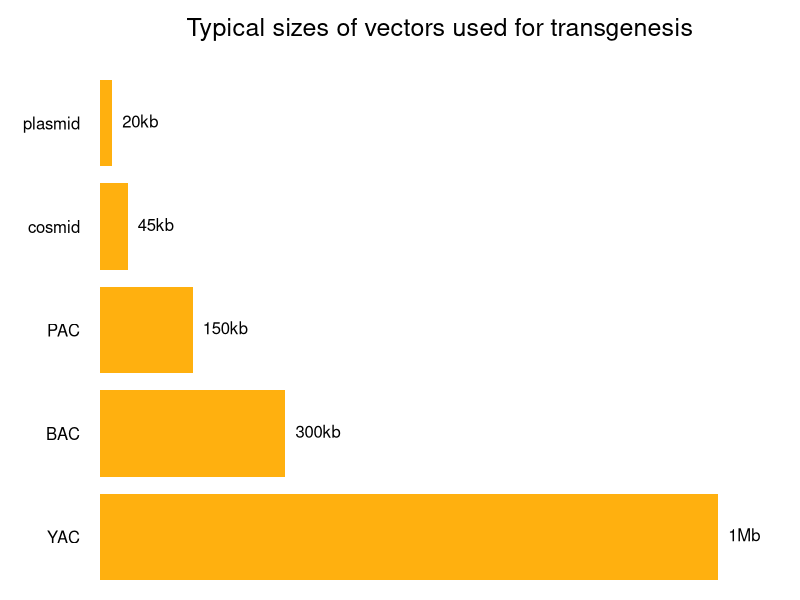
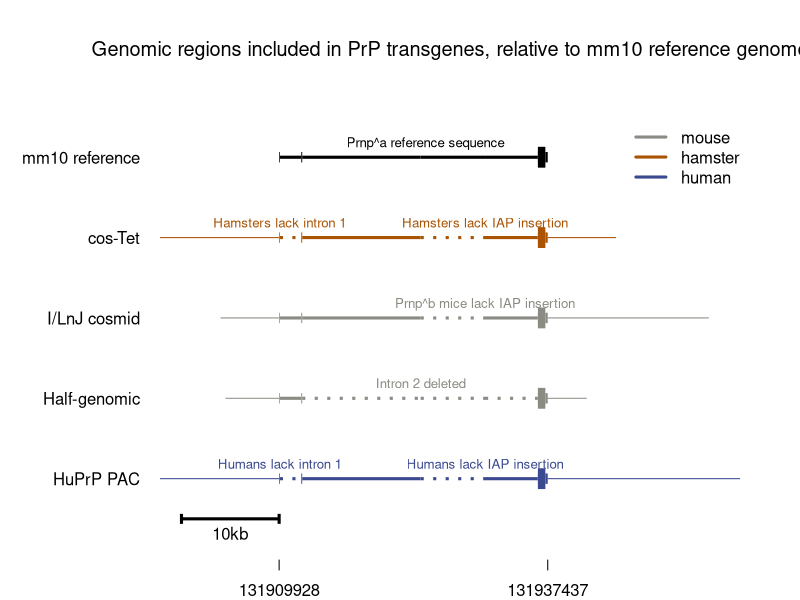

R code for these plots, in order:

plasmid =   20000
cosmid  =   45000
PAC     =  150000
BAC     =  300000
YAC     = 1000000

constructs = cbind(plasmid,cosmid,PAC,BAC,YAC)[1,]

par(mar=c(0,5,3,1))
barplot(rev(constructs),names.arg=NA,horiz=TRUE,col='#FFB00F',border=NA,axes=FALSE,
        xlim=c(0,1100000))
mtext(side=3,line=1,text='Typical sizes of vectors used for transgenesis',cex=1.5)
axis(side=2,at=(1:5)*1.2-.5,labels=rev(names(constructs)),las=1,lwd.ticks=0,lwd=0)
text(x=rev(constructs),y=(1:5)*1.2-.5,labels=c("1Mb","300kb","150kb","45kb","20kb"),pos=4)

nonts = 1
intron = 3
utr = 10
coding = 20

# chr2:131909928-131938436
mo_prnp_tss = 131909928
exon_lengths = c(76,98,2017)  
exon_starts = c(0,2267,26492)
cds_start = 26501
cds_end = 27266

hgstart = -5500 # Fischer 1996
hgend = exon_starts[3]+exon_lengths[3]+3000 # Fischer 1996
iapend = exon_starts[3]-5404 # Lee 1998
iapstart = iapend-6593 # Lee 1998
ilnjstart = -6000
ilnjend = exon_starts[3]+exon_lengths[3]+15500 # Westaway 1991
costetstart = -24000
costetend = exon_starts[3]+exon_lengths[3]+6000
pacstart = -40000 # just a guess
pacend = 70000 # just a guess

# colors by species
mouse = '#8B8B83'
hamster = '#AA5303'
human = '#3B4990'

# points for lines
breaks = sort(c(exon_starts,exon_starts+exon_lengths))
lwds = c(utr,intron,utr,intron,utr,coding,utr)
exon1start = 0
exon1end = 76
exon2start = 2267
exon2end = 2365
exon3start = 26492
cdsstart = 26501
cdsend = 27266
exon3end = 27509
breaks = c(exon1start,exon1end,exon2start,exon2end,exon3start,cdsstart,cdsend,exon3end)


png('~/d/j/cureffi/media/2014/11/transgene-comparison.png',width=750,height=300)
par(mar=c(2,8,5,3))
plot(NA,NA,xlim=c(mo_prnp_tss-10000,mo_prnp_tss+45000),ylim=c(0.2,5.5),axes=FALSE,xlab='',ylab='')
axis(side=2,at=1:5,labels=c("HuPrP PAC","Half-genomic","I/LnJ cosmid","cos-Tet","mm10 reference"),lwd=0,lwd.ticks=0,las=1)
axis(side=1,at=c(mo_prnp_tss,mo_prnp_tss+exon3end),labels=c(mo_prnp_tss,mo_prnp_tss+exon3end),lwd=0,lwd.ticks=1)
breaks = c(exon1start,exon1end,exon2start,exon2end,iapstart,iapend,exon3start,cdsstart,cdsend,exon3end)
lwds=c(utr,intron,utr,intron,intron,intron,utr,coding,utr)
for (i in 1:(length(breaks)-1)) {
  points(mo_prnp_tss+breaks[i:(i+1)],rep(5,2),type='l',lwd=lwds[i],lend=1)
}

# cosTet
breaks = c(costetstart,exon1start,exon1end,exon2start,exon2end,iapstart,iapend,exon3start,cdsstart,cdsend,exon3end,costetend)
lwds=c(nonts,utr,intron,utr,intron,intron,intron,utr,coding,utr,nonts)
ltys=c(1,1,3,1,1,3,1,1,1,1,1)
cols=rep(hamster,11)
for (i in 1:(length(breaks)-1)) {
  points(mo_prnp_tss+breaks[i:(i+1)],rep(4,2),type='l',lwd=lwds[i],lend=1,lty=ltys[i],col=cols[i])
}

# I/LnJ cosmid
breaks = c(ilnjstart,exon1start,exon1end,exon2start,exon2end,iapstart,iapend,exon3start,cdsstart,cdsend,exon3end,ilnjend)
lwds=c(nonts,utr,intron,utr,intron,intron,intron,utr,coding,utr,nonts)
ltys=c(1,1,1,1,1,3,1,1,1,1,1)
cols=rep(mouse,11)
for (i in 1:(length(breaks)-1)) {
  points(mo_prnp_tss+breaks[i:(i+1)],rep(3,2),type='l',lwd=lwds[i],lend=1,lty=ltys[i],col=cols[i])
}

# Half-genomic
breaks = c(hgstart,exon1start,exon1end,exon2start,exon2end,iapstart,iapend,exon3start,cdsstart,cdsend,exon3end,hgend)
lwds=c(nonts,utr,intron,utr,intron,intron,intron,utr,coding,utr,nonts)
ltys=c(1,1,1,1,3,3,3,1,1,1,1)
cols=rep(mouse,11)
for (i in 1:(length(breaks)-1)) {
  points(mo_prnp_tss+breaks[i:(i+1)],rep(2,2),type='l',lwd=lwds[i],lend=1,lty=ltys[i],col=cols[i])
}

# HuPrP PAC
breaks = c(pacstart,exon1start,exon1end,exon2start,exon2end,iapstart,iapend,exon3start,cdsstart,cdsend,exon3end,pacend)
lwds=c(nonts,utr,intron,utr,intron,intron,intron,utr,coding,utr,nonts)
ltys=c(1,1,3,1,1,3,1,1,1,1,1)
cols=rep(human,11)
for (i in 1:(length(breaks)-1)) {
  points(mo_prnp_tss+breaks[i:(i+1)],rep(1,2),type='l',lwd=lwds[i],lend=1,lty=ltys[i],col=cols[i])
}
arrows(x0=mo_prnp_tss-10000,x1=mo_prnp_tss-0,y0=.5,y1=.5,angle=90,code=3,lwd=3,length=.05,lend=1)
text(x=mo_prnp_tss-5000,y=.5,pos=1,label='10kb')

mtext(side=3,line=2,text='Genomic regions included in PrP transgenes, relative to mm10 reference genome',cex=1.2)

text(x=mo_prnp_tss+15000,y=5,pos=3,label='Prnp^a reference sequence',col='black',cex=.8)
text(x=mo_prnp_tss+exon1end,y=4,pos=3,label='Hamsters lack intron 1',col=hamster,cex=.8)
text(x=mo_prnp_tss+iapend,y=4,pos=3,label='Hamsters lack IAP insertion',col=hamster,cex=.8)
text(x=mo_prnp_tss+iapend,y=3,pos=3,label='Prnp^b mice lack IAP insertion',col=mouse,cex=.8)
text(x=mo_prnp_tss+iapstart,y=2,pos=3,label='Intron 2 deleted',col=mouse,cex=.8)
text(x=mo_prnp_tss+exon1end,y=1,pos=3,label='Humans lack intron 1',col=human,cex=.8)
text(x=mo_prnp_tss+iapend,y=1,pos=3,label='Humans lack IAP insertion',col=human,cex=.8)

legend(x=mo_prnp_tss+35000,y=5.5,legend=c('mouse','hamster','human'),col=c(mouse,hamster,human),lwd=3,bty='n')
dev.off()